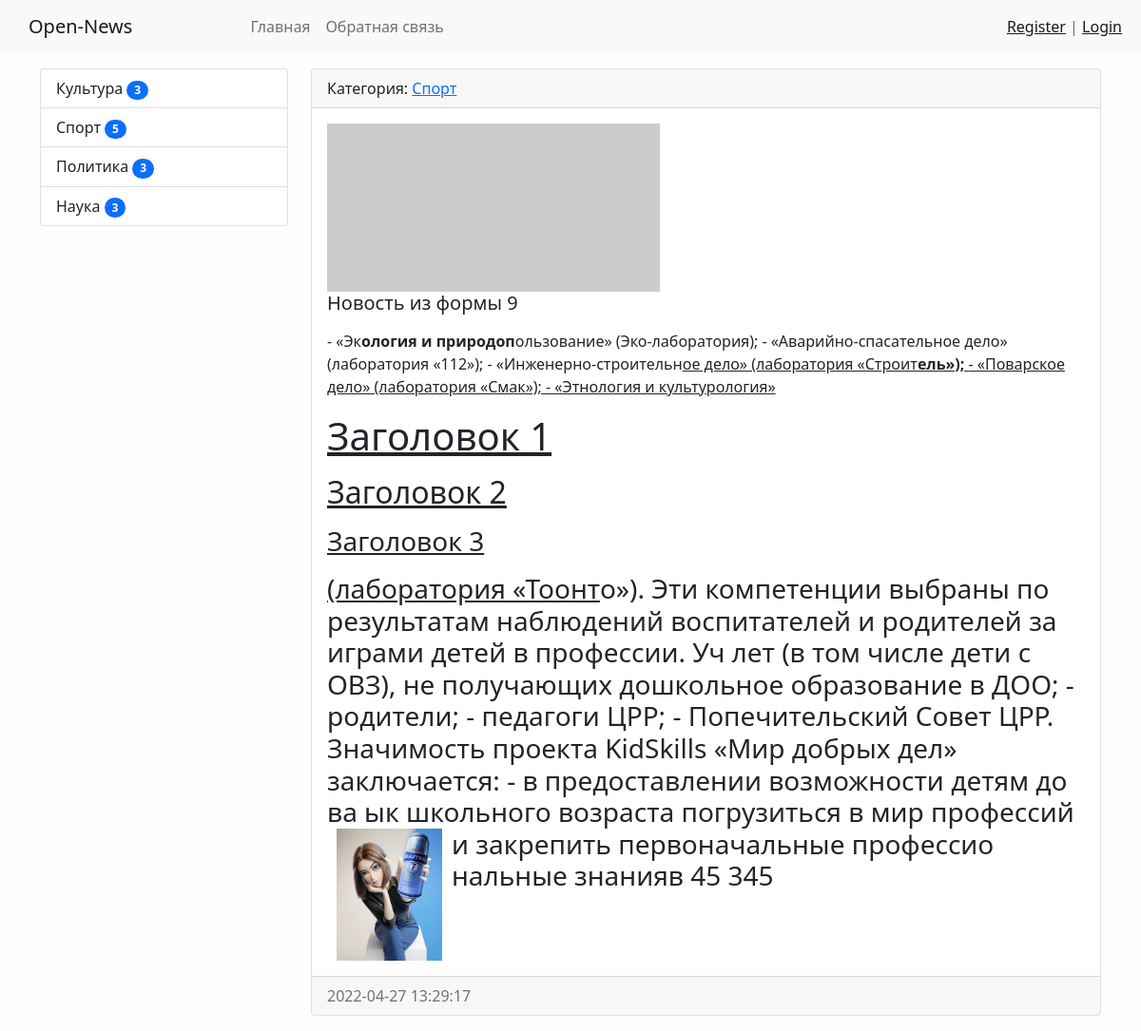
/news/23/, run on the app's committed database.
### news/models.py (models this page shows, shortened)
class Category(models.Model):
    title = models.CharField(max_length=150, db_index=True, verbose_name='Наименование категории')
    class Meta:
        verbose_name = 'Категорию'
        verbose_name_plural = 'Категории'
        ordering = ['title']
    def __str__(self):
        return self.title
    def get_absolute_url(self):
        return reverse('category', kwargs={'category_id': self.pk})

class News(models.Model):
    title = models.CharField(max_length=150, verbose_name='Наименование')
    content = models.TextField(blank=True, verbose_name='Контент')
    created_at = models.DateTimeField(auto_now_add=True, verbose_name='Дата публикации')
    updated_at = models.DateTimeField(auto_now=True, verbose_name='Обновленно')
    photo = models.ImageField(upload_to='photos/%Y/%m/%d/', verbose_name='Фото', blank=True)
    is_published = models.BooleanField(default=True, verbose_name='Опубликованно')
    category = models.ForeignKey('Category', on_delete=models.PROTECT, verbose_name='Категория')
    views = models.IntegerField(default=0, verbose_name='Просмотры')
    class Meta:
        verbose_name = 'Новость'
        verbose_name_plural = 'Новости'
        ordering = ['-created_at']

### news/views.py (the view)
# urls.py: path('news/<int:pk>/', ViewNews.as_view(), name='view_news'),
class ViewNews(DetailView):
    model = News
    context_object_name = 'news_item'

### news/templatetags/news_tags.py (called while the page is built)
@register.inclusion_tag('news/list_categories.html')
def show_categories():
    categories = Category.objects.annotate(cnt=Count('news', filter=F('news__is_published'))).filter(cnt__gt=0)
    return {'categories': categories}

### news/templates/news/news_detail.html (shortened to what this page needs)
{% extends 'base.html' %}
{% block sidebar %}
    {% include 'inc/_sidebar.html' %}
{% endblock %}
{% block content %}
    <div class="card mb-3">
        <div class="card-header">
            Категория: <a href="{{ news_item.category.get_absolute_url }}">{{ news_item.category }}</a>
        </div>
        <div class="card-body">
                {% if news_item.photo %}
                    <img src="{{ news_item.photo.url }}" alt="" width="350" class="mr-3">
                {% else %}
                    <img src="https://i.picsum.photos/id/1060/536/354.jpg?blur=2&hmac=0zJLs1ar00sBbW5Ahd_4zA6pgZqCVavwuHToO6VtcYY" alt="" width="350">
                {% endif %}
                    <h5 class="card-title">{{ news_item.title }}</h5>
                    <p class="card-text">{{ news_item.content|safe|linebreaks }}</p>
            </div>
        <div class="card-footer text-muted">
            {{ news_item.created_at|date:'Y-m-d H:i:s' }}
        </div>
    </div>
{% endblock %}

### news/templates/news/list_categories.html
<div class="list-group">
    {% for item in categories %}
        <a href="{{ item.get_absolute_url }}"
           class="list-group-item list-group-item-action">{{ item.title }}
            <span class="badge bg-primary rounded-pill">{{ item.cnt }}</span></a>
    {% endfor %}
</div>

### testsite/static/css/style.css (style rules this page uses)
body { background-color: #fefefe; }

### data on the page
Category: title "Культура", cnt "3"
Category: title "Спорт", cnt "5"
Category: title "Политика", cnt "3"
Category: title "Наука", cnt "3"
News: category "Спорт", title "Новость из формы 9", content "- «Эк ология и природоп ользование» (Эко-лаборатория); - «Аварийно-спасательное дело» (лаборатория «112»); - «Инженерно-строительн ое дело» (лаборатория «Строит ель»); - «Поварское дело» (лаборатория «Смак»); - «Этнология и культурология» Заголовок 1 Заголовок 2 Заголовок 3 (лаборатория «Тоонт о»). Эти компетенции выбраны по результатам наблюдений воспитателей и родителей за играми детей в профессии. Уч лет (в том числе дети с ОВЗ), не получающих дошкольное образование в ДОО; - родители; - педагоги ЦРР; - Попечительский Совет ЦРР. Значимость проекта KidSkills «Мир добрых дел» заключается: - в предоставлении возможности детям до ва ык школьного возраста погрузиться в мир профессий и…", content (picture), created_at "2022-04-27 13:29:17"
